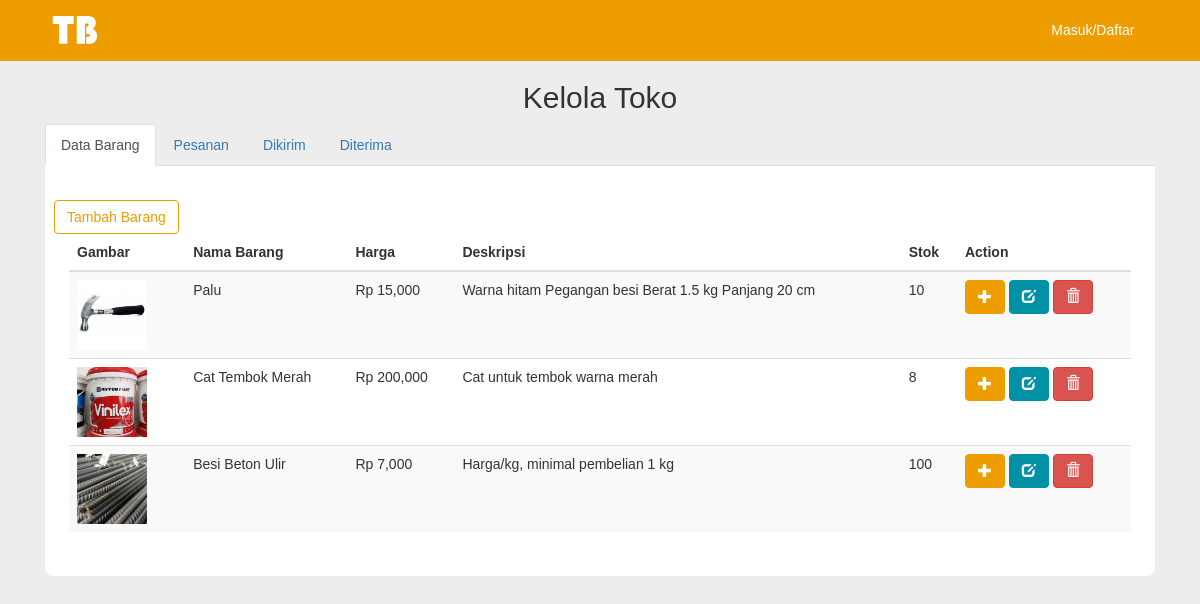
/index.php/kelola_toko, run on the app's committed database.
### tables this page shows
CREATE TABLE `barang` (
  `barang_id` int(11) NOT NULL,
  `nama_barang` varchar(255) NOT NULL,
  `images` varchar(100) NOT NULL DEFAULT 'default.png',
  `harga` int(11) NOT NULL,
  `deskripsi_b` text NOT NULL,
  `stok` int(11) NOT NULL
);

### application/controllers/Kelola_toko.php (called while the page is built, shortened)
<?php
	class Kelola_toko extends CI_Controller {
		function __construct(){
			$this->load->model('kelola_toko_model');
			$this->load->model('pengiriman_model');
		}
		function index() {
			$data["dataBrg"] = $this->kelola_toko_model->get_data();
			$data["pengiriman"] = $this->pengiriman_model->getPengiriman(0);
			$data["dikirim"] = $this->pengiriman_model->getPengiriman(1);
			$data["diterima"] = $this->pengiriman_model->getPengiriman(2);
			$data["controller"] = $this;
			$this->load->view("v_header");
			$this->load->view("v_kelola_toko", $data);
			$this->load->view('v_footer');
		}
	}
?>

### index.php (called while the page is built, shortened)
<?php
require_once BASEPATH.'core/CodeIgniter.php';

### application/models/Kelola_toko_model.php (called while the page is built, shortened)
<?php
	class Kelola_toko_model extends CI_Model {
		function get_data(){
			$query = $this->db->get("barang");
			return $query->result_array();
		}
	}
?>

### application/views/v_kelola_toko.php (the view, shortened to what this page needs)
<div class="container">
	<div class="header">
        <center>
            <h2>Kelola Toko</h2>
        </center>
	</div>
	<ul class="nav nav-tabs" role="tablist">
    <li class="nav-item">
      <a class="nav-link active" href="#barang" role="tab" data-toggle="tab">Data Barang</a>
    </li>
    <li class="nav-item">
      <a class="nav-link" href="#pesanan" role="tab" data-toggle="tab">Pesanan</a>
    </li>
		<li class="nav-item">
      <a class="nav-link" href="#dikirim" role="tab" data-toggle="tab">Dikirim</a>
    </li>
		<li class="nav-item">
      <a class="nav-link" href="#diterima" role="tab" data-toggle="tab">Diterima</a>
    </li>
  </ul>
	<div class="tab-content">
		<div role="tabpanel" class="tab-pane fade in active" id="barang">
			<div class="people">
				<div class="row">
					<a href="<?php echo site_url('kelola_toko/tambah_barang')?>">
							<button class="btn btn-outline-danger btn-tambah-barang">Tambah Barang</button>
					</a>
				  <div class="col-md-12">
				      <table class="table table-striped">
				          <thead>
				              <tr>
				                  <th>Gambar</th>
				                  <th>Nama Barang</th>
				                  <th>Harga</th>
				                  <th>Deskripsi</th>
													<th>Stok</th>
				                  <th>Action</th>
				              </tr>
				          </thead>
				          <tbody>
				              <?php
				                  foreach ($dataBrg as $barang) {
				                      $id = $barang["barang_id"];
				              ?>
				              <tr>
				                  <td><img src="<?php echo base_url('assets') ?>/image/uploads/<?php echo $barang["images"]; ?>"></td>
				                  <td><?php echo $barang["nama_barang"]; ?></td>
				                  <td><?php echo "Rp ".number_format($barang["harga"]); ?></td>
				                  <td><?php echo $barang["deskripsi_b"]; ?></td>
				                  <td><?php echo $barang["stok"]; ?></td>
				                  <td>
				                      <button type="button" class="btn btn-tambah-stok" data-toggle="modal" data-target="#stok<?= $id ?>"><span class="glyphicon glyphicon-plus"></span></button>
				                      <button type="button" class="btn btn-edit" data-toggle="modal" data-target="#edit<?= $id ?>"><span class="glyphicon glyphicon-edit"></span></button>
				                      <button type="button" class="btn btn-danger" data-toggle="modal" data-target="#del<?= $id?>"><span class="glyphicon glyphicon-trash"></span></button>
				                  </td>
				              </tr>
				              <?php
				                  }
				              ?>
				          </tbody>
				      </table>
				  </div>
				</div>
			</div>
		</div>
	</div>
</div>

### assets/css/mycss.css (style rules this page uses)
body { font-family: Arial; position: relative; z-index: auto; background-color: #ededed; }
img { width: 70px; margin-right: 10px; }
.btn-tambah-barang { width: 100%; margin-top: 10px; border-color: #ED9D00; }
.btn-tambah-stok { color: #fff; background-color: #ED9D00; border-color: #ED9D00; }
.btn-edit { color: #fff; background-color: #0091A4; border-color: #0091A4; }
.people { background-color: white; border-radius: 0px 0px 8px 8px; padding: 24px; }

### data on the page
barang: images (picture), nama_barang "Palu", harga "15,000", deskripsi_b "Warna hitam Pegangan besi Berat 1.5 kg Panjang 20 cm", stok "10"
barang: images (picture), nama_barang "Cat Tembok Merah", harga "200,000", deskripsi_b "Cat untuk tembok warna merah", stok "8"
barang: images (picture), nama_barang "Besi Beton Ulir", harga "7,000", deskripsi_b "Harga/kg, minimal pembelian 1 kg", stok "100"
